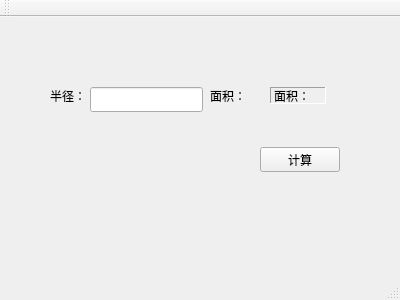
<?xml version="1.0" encoding="UTF-8"?>
<ui version="4.0">
 <class>MainWindow</class>
 <widget class="QMainWindow" name="MainWindow">
  <property name="geometry">
   <rect>
    <x>0</x>
    <y>0</y>
    <width>400</width>
    <height>300</height>
   </rect>
  </property>
  <property name="windowTitle">
   <string>MainWindow</string>
  </property>
  <widget class="QWidget" name="centralWidget">
   <widget class="QPushButton" name="countBtn">
    <property name="geometry">
     <rect>
      <x>260</x>
      <y>130</y>
      <width>80</width>
      <height>25</height>
     </rect>
    </property>
    <property name="text">
     <string>计算</string>
    </property>
   </widget>
   <widget class="QLabel" name="label">
    <property name="geometry">
     <rect>
      <x>50</x>
      <y>70</y>
      <width>56</width>
      <height>17</height>
     </rect>
    </property>
    <property name="text">
     <string>半径：</string>
    </property>
   </widget>
   <widget class="QLabel" name="label_2">
    <property name="geometry">
     <rect>
      <x>210</x>
      <y>70</y>
      <width>56</width>
      <height>17</height>
     </rect>
    </property>
    <property name="text">
     <string>面积：</string>
    </property>
   </widget>
   <widget class="QLabel" name="areaLabel">
    <property name="geometry">
     <rect>
      <x>270</x>
      <y>70</y>
      <width>56</width>
      <height>17</height>
     </rect>
    </property>
    <property name="frameShape">
     <enum>QFrame::Panel</enum>
    </property>
    <property name="frameShadow">
     <enum>QFrame::Sunken</enum>
    </property>
    <property name="text">
     <string>面积：</string>
    </property>
   </widget>
   <widget class="QLineEdit" name="radiusLineEdit">
    <property name="geometry">
     <rect>
      <x>90</x>
      <y>70</y>
      <width>113</width>
      <height>25</height>
     </rect>
    </property>
   </widget>
  </widget>
  <widget class="QMenuBar" name="menuBar">
   <property name="geometry">
    <rect>
     <x>0</x>
     <y>0</y>
     <width>400</width>
     <height>22</height>
    </rect>
   </property>
  </widget>
  <widget class="QToolBar" name="mainToolBar">
   <attribute name="toolBarArea">
    <enum>TopToolBarArea</enum>
   </attribute>
   <attribute name="toolBarBreak">
    <bool>false</bool>
   </attribute>
  </widget>
  <widget class="QStatusBar" name="statusBar"/>
 </widget>
 <layoutdefault spacing="6" margin="11"/>
 <resources/>
 <connections/>
</ui>
